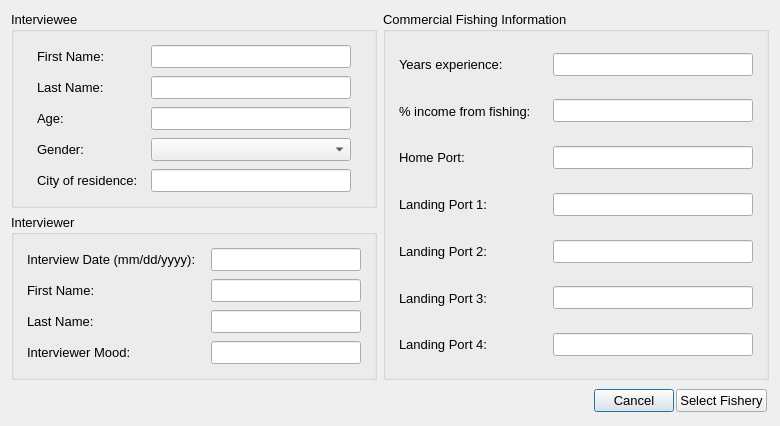
<ui version="4.0" >
 <author>Aaron Racicot</author>
 <class>InterviewStart</class>
 <widget class="QDialog" name="InterviewStart" >
  <property name="geometry" >
   <rect>
    <x>0</x>
    <y>0</y>
    <width>778</width>
    <height>426</height>
   </rect>
  </property>
  <property name="windowTitle" >
   <string>OpenOceanMap - Interview</string>
  </property>
  <layout class="QVBoxLayout" name="verticalLayout_3" >
   <item>
    <layout class="QHBoxLayout" name="horizontalLayout" >
     <item>
      <layout class="QVBoxLayout" name="verticalLayout_6" >
       <item>
        <layout class="QVBoxLayout" name="verticalLayout_4" >
         <item>
          <widget class="QGroupBox" name="interviewee" >
           <property name="font" >
            <font>
             <pointsize>10</pointsize>
            </font>
           </property>
           <property name="title" >
            <string>Interviewee</string>
           </property>
           <layout class="QVBoxLayout" name="verticalLayout_2" >
            <property name="spacing" >
             <number>0</number>
            </property>
            <item>
             <widget class="QWidget" native="1" name="interviewee_first_name" >
              <layout class="QHBoxLayout" >
               <property name="spacing" >
                <number>4</number>
               </property>
               <property name="margin" >
                <number>4</number>
               </property>
               <item>
                <widget class="QLabel" name="interviewee_first_name_text" >
                 <property name="minimumSize" >
                  <size>
                   <width>100</width>
                   <height>0</height>
                  </size>
                 </property>
                 <property name="maximumSize" >
                  <size>
                   <width>100</width>
                   <height>16777215</height>
                  </size>
                 </property>
                 <property name="text" >
                  <string>First Name:</string>
                 </property>
                </widget>
               </item>
               <item>
                <widget class="QLineEdit" name="interviewee_first_name_line" >
                 <property name="enabled" >
                  <bool>true</bool>
                 </property>
                 <property name="minimumSize" >
                  <size>
                   <width>200</width>
                   <height>0</height>
                  </size>
                 </property>
                 <property name="maximumSize" >
                  <size>
                   <width>200</width>
                   <height>16777215</height>
                  </size>
                 </property>
                 <property name="text" >
                  <string/>
                 </property>
                </widget>
               </item>
              </layout>
             </widget>
            </item>
            <item>
             <widget class="QWidget" native="1" name="interviewee_last_name" >
              <layout class="QHBoxLayout" >
               <property name="spacing" >
                <number>4</number>
               </property>
               <property name="margin" >
                <number>4</number>
               </property>
               <item>
                <widget class="QLabel" name="interviewee_last_name_text" >
                 <property name="minimumSize" >
                  <size>
                   <width>100</width>
                   <height>0</height>
                  </size>
                 </property>
                 <property name="maximumSize" >
                  <size>
                   <width>100</width>
                   <height>16777215</height>
                  </size>
                 </property>
                 <property name="text" >
                  <string>Last Name:</string>
                 </property>
                </widget>
               </item>
               <item>
                <widget class="QLineEdit" name="interviewee_last_name_line" >
                 <property name="enabled" >
                  <bool>true</bool>
                 </property>
                 <property name="minimumSize" >
                  <size>
                   <width>200</width>
                   <height>0</height>
                  </size>
                 </property>
                 <property name="maximumSize" >
                  <size>
                   <width>200</width>
                   <height>16777215</height>
                  </size>
                 </property>
                 <property name="text" >
                  <string/>
                 </property>
                </widget>
               </item>
              </layout>
             </widget>
            </item>
            <item>
             <widget class="QWidget" native="1" name="age" >
              <layout class="QHBoxLayout" >
               <property name="spacing" >
                <number>4</number>
               </property>
               <property name="margin" >
                <number>4</number>
               </property>
               <item>
                <widget class="QLabel" name="age_text" >
                 <property name="minimumSize" >
                  <size>
                   <width>100</width>
                   <height>0</height>
                  </size>
                 </property>
                 <property name="maximumSize" >
                  <size>
                   <width>100</width>
                   <height>16777215</height>
                  </size>
                 </property>
                 <property name="text" >
                  <string>Age:</string>
                 </property>
                </widget>
               </item>
               <item>
                <widget class="QLineEdit" name="age_line" >
                 <property name="enabled" >
                  <bool>true</bool>
                 </property>
                 <property name="minimumSize" >
                  <size>
                   <width>200</width>
                   <height>0</height>
                  </size>
                 </property>
                 <property name="maximumSize" >
                  <size>
                   <width>200</width>
                   <height>16777215</height>
                  </size>
                 </property>
                 <property name="text" >
                  <string/>
                 </property>
                </widget>
               </item>
              </layout>
             </widget>
            </item>
            <item>
             <widget class="QWidget" native="1" name="gender" >
              <layout class="QHBoxLayout" >
               <property name="spacing" >
                <number>4</number>
               </property>
               <property name="margin" >
                <number>4</number>
               </property>
               <item>
                <widget class="QLabel" name="gender_text" >
                 <property name="minimumSize" >
                  <size>
                   <width>100</width>
                   <height>0</height>
                  </size>
                 </property>
                 <property name="maximumSize" >
                  <size>
                   <width>100</width>
                   <height>16777215</height>
                  </size>
                 </property>
                 <property name="text" >
                  <string>Gender:</string>
                 </property>
                </widget>
               </item>
               <item>
                <widget class="QComboBox" name="gender_comboBox" >
                 <property name="maximumSize" >
                  <size>
                   <width>200</width>
                   <height>16777215</height>
                  </size>
                 </property>
                 <item>
                  <property name="text" >
                   <string/>
                  </property>
                 </item>
                 <item>
                  <property name="text" >
                   <string>Male</string>
                  </property>
                 </item>
                 <item>
                  <property name="text" >
                   <string>Female</string>
                  </property>
                 </item>
                </widget>
               </item>
              </layout>
             </widget>
            </item>
            <item>
             <widget class="QWidget" native="1" name="age_2" >
              <layout class="QHBoxLayout" name="_2" >
               <property name="spacing" >
                <number>4</number>
               </property>
               <property name="margin" >
                <number>4</number>
               </property>
               <item>
                <widget class="QLabel" name="city_text" >
                 <property name="minimumSize" >
                  <size>
                   <width>100</width>
                   <height>0</height>
                  </size>
                 </property>
                 <property name="maximumSize" >
                  <size>
                   <width>100</width>
                   <height>16777215</height>
                  </size>
                 </property>
                 <property name="text" >
                  <string>City of residence:</string>
                 </property>
                </widget>
               </item>
               <item>
                <widget class="QLineEdit" name="city_line" >
                 <property name="enabled" >
                  <bool>true</bool>
                 </property>
                 <property name="minimumSize" >
                  <size>
                   <width>200</width>
                   <height>0</height>
                  </size>
                 </property>
                 <property name="maximumSize" >
                  <size>
                   <width>200</width>
                   <height>16777215</height>
                  </size>
                 </property>
                 <property name="text" >
                  <string/>
                 </property>
                </widget>
               </item>
              </layout>
             </widget>
            </item>
           </layout>
          </widget>
         </item>
         <item>
          <widget class="QGroupBox" name="interviewee_2" >
           <property name="font" >
            <font>
             <pointsize>10</pointsize>
            </font>
           </property>
           <property name="title" >
            <string>Interviewer</string>
           </property>
           <layout class="QVBoxLayout" name="verticalLayout_5" >
            <property name="spacing" >
             <number>0</number>
            </property>
            <item>
             <widget class="QWidget" native="1" name="interviewee_first_name_2" >
              <layout class="QHBoxLayout" name="_3" >
               <property name="spacing" >
                <number>4</number>
               </property>
               <property name="margin" >
                <number>4</number>
               </property>
               <item>
                <widget class="QLabel" name="date_text" >
                 <property name="minimumSize" >
                  <size>
                   <width>180</width>
                   <height>0</height>
                  </size>
                 </property>
                 <property name="maximumSize" >
                  <size>
                   <width>180</width>
                   <height>16777215</height>
                  </size>
                 </property>
                 <property name="text" >
                  <string>Interview Date (mm/dd/yyyy):</string>
                 </property>
                </widget>
               </item>
               <item>
                <widget class="QLineEdit" name="date_line" >
                 <property name="enabled" >
                  <bool>true</bool>
                 </property>
                 <property name="minimumSize" >
                  <size>
                   <width>150</width>
                   <height>0</height>
                  </size>
                 </property>
                 <property name="maximumSize" >
                  <size>
                   <width>150</width>
                   <height>16777215</height>
                  </size>
                 </property>
                 <property name="text" >
                  <string/>
                 </property>
                </widget>
               </item>
              </layout>
             </widget>
            </item>
            <item>
             <widget class="QWidget" native="1" name="interviewee_first_name_3" >
              <layout class="QHBoxLayout" name="_8" >
               <property name="spacing" >
                <number>4</number>
               </property>
               <property name="margin" >
                <number>4</number>
               </property>
               <item>
                <widget class="QLabel" name="interviewer1_first_name_text" >
                 <property name="minimumSize" >
                  <size>
                   <width>180</width>
                   <height>0</height>
                  </size>
                 </property>
                 <property name="maximumSize" >
                  <size>
                   <width>180</width>
                   <height>16777215</height>
                  </size>
                 </property>
                 <property name="text" >
                  <string>First Name:</string>
                 </property>
                </widget>
               </item>
               <item>
                <widget class="QLineEdit" name="interviewer1_first_name_line" >
                 <property name="enabled" >
                  <bool>true</bool>
                 </property>
                 <property name="minimumSize" >
                  <size>
                   <width>150</width>
                   <height>0</height>
                  </size>
                 </property>
                 <property name="maximumSize" >
                  <size>
                   <width>150</width>
                   <height>16777215</height>
                  </size>
                 </property>
                 <property name="text" >
                  <string/>
                 </property>
                </widget>
               </item>
              </layout>
             </widget>
            </item>
            <item>
             <widget class="QWidget" native="1" name="interviewee_first_name_4" >
              <layout class="QHBoxLayout" name="_9" >
               <property name="spacing" >
                <number>4</number>
               </property>
               <property name="margin" >
                <number>4</number>
               </property>
               <item>
                <widget class="QLabel" name="interviewer1_last_name_text" >
                 <property name="minimumSize" >
                  <size>
                   <width>180</width>
                   <height>0</height>
                  </size>
                 </property>
                 <property name="maximumSize" >
                  <size>
                   <width>180</width>
                   <height>16777215</height>
                  </size>
                 </property>
                 <property name="text" >
                  <string>Last Name:</string>
                 </property>
                </widget>
               </item>
               <item>
                <widget class="QLineEdit" name="interviewer1_last_name_line" >
                 <property name="enabled" >
                  <bool>true</bool>
                 </property>
                 <property name="minimumSize" >
                  <size>
                   <width>150</width>
                   <height>0</height>
                  </size>
                 </property>
                 <property name="maximumSize" >
                  <size>
                   <width>150</width>
                   <height>16777215</height>
                  </size>
                 </property>
                 <property name="text" >
                  <string/>
                 </property>
                </widget>
               </item>
              </layout>
             </widget>
            </item>
            <item>
             <widget class="QWidget" native="1" name="interviewee_first_name_5" >
              <layout class="QHBoxLayout" name="_10" >
               <property name="spacing" >
                <number>4</number>
               </property>
               <property name="margin" >
                <number>4</number>
               </property>
               <item>
                <widget class="QLabel" name="mood_text" >
                 <property name="minimumSize" >
                  <size>
                   <width>180</width>
                   <height>0</height>
                  </size>
                 </property>
                 <property name="maximumSize" >
                  <size>
                   <width>180</width>
                   <height>16777215</height>
                  </size>
                 </property>
                 <property name="text" >
                  <string>Interviewer Mood:</string>
                 </property>
                </widget>
               </item>
               <item>
                <widget class="QLineEdit" name="mood_line" >
                 <property name="enabled" >
                  <bool>true</bool>
                 </property>
                 <property name="minimumSize" >
                  <size>
                   <width>150</width>
                   <height>0</height>
                  </size>
                 </property>
                 <property name="maximumSize" >
                  <size>
                   <width>150</width>
                   <height>16777215</height>
                  </size>
                 </property>
                 <property name="text" >
                  <string/>
                 </property>
                </widget>
               </item>
              </layout>
             </widget>
            </item>
           </layout>
          </widget>
         </item>
        </layout>
       </item>
      </layout>
     </item>
     <item>
      <widget class="QGroupBox" name="vessel_info" >
       <property name="font" >
        <font>
         <pointsize>10</pointsize>
        </font>
       </property>
       <property name="title" >
        <string>Commercial Fishing Information</string>
       </property>
       <layout class="QVBoxLayout" name="verticalLayout" >
        <property name="spacing" >
         <number>0</number>
        </property>
        <item>
         <widget class="QWidget" native="1" name="home_port_5" >
          <property name="font" >
           <font>
            <pointsize>10</pointsize>
           </font>
          </property>
          <layout class="QHBoxLayout" name="_11" >
           <property name="spacing" >
            <number>4</number>
           </property>
           <property name="margin" >
            <number>4</number>
           </property>
           <item>
            <widget class="QLabel" name="years_text" >
             <property name="minimumSize" >
              <size>
               <width>150</width>
               <height>0</height>
              </size>
             </property>
             <property name="maximumSize" >
              <size>
               <width>150</width>
               <height>16777215</height>
              </size>
             </property>
             <property name="font" >
              <font>
               <pointsize>10</pointsize>
              </font>
             </property>
             <property name="text" >
              <string>Years experience:</string>
             </property>
            </widget>
           </item>
           <item>
            <widget class="QLineEdit" name="years_line" >
             <property name="enabled" >
              <bool>true</bool>
             </property>
             <property name="minimumSize" >
              <size>
               <width>100</width>
               <height>0</height>
              </size>
             </property>
             <property name="maximumSize" >
              <size>
               <width>200</width>
               <height>16777215</height>
              </size>
             </property>
             <property name="font" >
              <font>
               <pointsize>10</pointsize>
              </font>
             </property>
             <property name="text" >
              <string/>
             </property>
            </widget>
           </item>
          </layout>
         </widget>
        </item>
        <item>
         <widget class="QWidget" native="1" name="home_port_2" >
          <property name="font" >
           <font>
            <pointsize>10</pointsize>
           </font>
          </property>
          <layout class="QHBoxLayout" name="_4" >
           <property name="spacing" >
            <number>4</number>
           </property>
           <property name="margin" >
            <number>4</number>
           </property>
           <item>
            <widget class="QLabel" name="perc_income_text" >
             <property name="minimumSize" >
              <size>
               <width>150</width>
               <height>0</height>
              </size>
             </property>
             <property name="maximumSize" >
              <size>
               <width>150</width>
               <height>16777215</height>
              </size>
             </property>
             <property name="font" >
              <font>
               <pointsize>10</pointsize>
              </font>
             </property>
             <property name="text" >
              <string>% income from fishing:</string>
             </property>
            </widget>
           </item>
           <item>
            <widget class="QLineEdit" name="perc_income_line" >
             <property name="enabled" >
              <bool>true</bool>
             </property>
             <property name="minimumSize" >
              <size>
               <width>100</width>
               <height>0</height>
              </size>
             </property>
             <property name="maximumSize" >
              <size>
               <width>200</width>
               <height>16777215</height>
              </size>
             </property>
             <property name="font" >
              <font>
               <pointsize>10</pointsize>
              </font>
             </property>
             <property name="text" >
              <string/>
             </property>
            </widget>
           </item>
          </layout>
         </widget>
        </item>
        <item>
         <widget class="QWidget" native="1" name="home_port" >
          <property name="font" >
           <font>
            <pointsize>10</pointsize>
           </font>
          </property>
          <layout class="QHBoxLayout" >
           <property name="spacing" >
            <number>4</number>
           </property>
           <property name="margin" >
            <number>4</number>
           </property>
           <item>
            <widget class="QLabel" name="home_port_text" >
             <property name="minimumSize" >
              <size>
               <width>150</width>
               <height>0</height>
              </size>
             </property>
             <property name="maximumSize" >
              <size>
               <width>150</width>
               <height>16777215</height>
              </size>
             </property>
             <property name="font" >
              <font>
               <pointsize>10</pointsize>
              </font>
             </property>
             <property name="text" >
              <string>Home Port:</string>
             </property>
            </widget>
           </item>
           <item>
            <widget class="QLineEdit" name="home_port_line" >
             <property name="enabled" >
              <bool>true</bool>
             </property>
             <property name="minimumSize" >
              <size>
               <width>200</width>
               <height>0</height>
              </size>
             </property>
             <property name="maximumSize" >
              <size>
               <width>200</width>
               <height>16777215</height>
              </size>
             </property>
             <property name="font" >
              <font>
               <pointsize>10</pointsize>
              </font>
             </property>
             <property name="text" >
              <string/>
             </property>
            </widget>
           </item>
          </layout>
         </widget>
        </item>
        <item>
         <widget class="QWidget" native="1" name="home_port_4" >
          <property name="font" >
           <font>
            <pointsize>10</pointsize>
           </font>
          </property>
          <layout class="QHBoxLayout" name="_7" >
           <property name="spacing" >
            <number>4</number>
           </property>
           <property name="margin" >
            <number>4</number>
           </property>
           <item>
            <widget class="QLabel" name="landing_port_text" >
             <property name="minimumSize" >
              <size>
               <width>150</width>
               <height>0</height>
              </size>
             </property>
             <property name="maximumSize" >
              <size>
               <width>150</width>
               <height>16777215</height>
              </size>
             </property>
             <property name="font" >
              <font>
               <pointsize>10</pointsize>
              </font>
             </property>
             <property name="text" >
              <string>Landing Port 1:</string>
             </property>
            </widget>
           </item>
           <item>
            <widget class="QLineEdit" name="landing_port_line" >
             <property name="enabled" >
              <bool>true</bool>
             </property>
             <property name="minimumSize" >
              <size>
               <width>200</width>
               <height>0</height>
              </size>
             </property>
             <property name="maximumSize" >
              <size>
               <width>200</width>
               <height>16777215</height>
              </size>
             </property>
             <property name="font" >
              <font>
               <pointsize>10</pointsize>
              </font>
             </property>
             <property name="text" >
              <string/>
             </property>
            </widget>
           </item>
          </layout>
         </widget>
        </item>
        <item>
         <widget class="QWidget" native="1" name="home_port_7" >
          <property name="font" >
           <font>
            <pointsize>10</pointsize>
           </font>
          </property>
          <layout class="QHBoxLayout" name="_16" >
           <property name="spacing" >
            <number>4</number>
           </property>
           <property name="margin" >
            <number>4</number>
           </property>
           <item>
            <widget class="QLabel" name="landing_port_text_2" >
             <property name="minimumSize" >
              <size>
               <width>150</width>
               <height>0</height>
              </size>
             </property>
             <property name="maximumSize" >
              <size>
               <width>150</width>
               <height>16777215</height>
              </size>
             </property>
             <property name="font" >
              <font>
               <pointsize>10</pointsize>
              </font>
             </property>
             <property name="text" >
              <string>Landing Port 2:</string>
             </property>
            </widget>
           </item>
           <item>
            <widget class="QLineEdit" name="landing_port_line_2" >
             <property name="enabled" >
              <bool>true</bool>
             </property>
             <property name="minimumSize" >
              <size>
               <width>200</width>
               <height>0</height>
              </size>
             </property>
             <property name="maximumSize" >
              <size>
               <width>200</width>
               <height>16777215</height>
              </size>
             </property>
             <property name="font" >
              <font>
               <pointsize>10</pointsize>
              </font>
             </property>
             <property name="text" >
              <string/>
             </property>
            </widget>
           </item>
          </layout>
          <zorder>landing_port_line_2</zorder>
          <zorder>landing_port_text_2</zorder>
         </widget>
        </item>
        <item>
         <widget class="QWidget" native="1" name="home_port_8" >
          <property name="font" >
           <font>
            <pointsize>10</pointsize>
           </font>
          </property>
          <layout class="QHBoxLayout" name="_17" >
           <property name="spacing" >
            <number>4</number>
           </property>
           <property name="margin" >
            <number>4</number>
           </property>
           <item>
            <widget class="QLabel" name="landing_port_text_3" >
             <property name="minimumSize" >
              <size>
               <width>150</width>
               <height>0</height>
              </size>
             </property>
             <property name="maximumSize" >
              <size>
               <width>150</width>
               <height>16777215</height>
              </size>
             </property>
             <property name="font" >
              <font>
               <pointsize>10</pointsize>
              </font>
             </property>
             <property name="text" >
              <string>Landing Port 3:</string>
             </property>
            </widget>
           </item>
           <item>
            <widget class="QLineEdit" name="landing_port_line_3" >
             <property name="enabled" >
              <bool>true</bool>
             </property>
             <property name="minimumSize" >
              <size>
               <width>200</width>
               <height>0</height>
              </size>
             </property>
             <property name="maximumSize" >
              <size>
               <width>200</width>
               <height>16777215</height>
              </size>
             </property>
             <property name="font" >
              <font>
               <pointsize>10</pointsize>
              </font>
             </property>
             <property name="text" >
              <string/>
             </property>
            </widget>
           </item>
          </layout>
         </widget>
        </item>
        <item>
         <widget class="QWidget" native="1" name="home_port_9" >
          <property name="font" >
           <font>
            <pointsize>10</pointsize>
           </font>
          </property>
          <layout class="QHBoxLayout" name="_18" >
           <property name="spacing" >
            <number>4</number>
           </property>
           <property name="margin" >
            <number>4</number>
           </property>
           <item>
            <widget class="QLabel" name="landing_port_text_4" >
             <property name="minimumSize" >
              <size>
               <width>150</width>
               <height>0</height>
              </size>
             </property>
             <property name="maximumSize" >
              <size>
               <width>150</width>
               <height>16777215</height>
              </size>
             </property>
             <property name="font" >
              <font>
               <pointsize>10</pointsize>
              </font>
             </property>
             <property name="text" >
              <string>Landing Port 4:</string>
             </property>
            </widget>
           </item>
           <item>
            <widget class="QLineEdit" name="landing_port_line_4" >
             <property name="enabled" >
              <bool>true</bool>
             </property>
             <property name="minimumSize" >
              <size>
               <width>200</width>
               <height>0</height>
              </size>
             </property>
             <property name="maximumSize" >
              <size>
               <width>200</width>
               <height>16777215</height>
              </size>
             </property>
             <property name="font" >
              <font>
               <pointsize>10</pointsize>
              </font>
             </property>
             <property name="text" >
              <string/>
             </property>
            </widget>
           </item>
          </layout>
         </widget>
        </item>
       </layout>
      </widget>
     </item>
    </layout>
   </item>
   <item>
    <widget class="QWidget" native="1" name="button_box" >
     <layout class="QHBoxLayout" name="_19" >
      <property name="spacing" >
       <number>2</number>
      </property>
      <property name="margin" >
       <number>2</number>
      </property>
      <item>
       <spacer>
        <property name="orientation" >
         <enum>Qt::Horizontal</enum>
        </property>
        <property name="sizeHint" stdset="0" >
         <size>
          <width>40</width>
          <height>20</height>
         </size>
        </property>
       </spacer>
      </item>
      <item>
       <widget class="QPushButton" name="pbnCancel" >
        <property name="font" >
         <font>
          <pointsize>10</pointsize>
         </font>
        </property>
        <property name="text" >
         <string>Cancel</string>
        </property>
       </widget>
      </item>
      <item>
       <widget class="QPushButton" name="pbnSelectFishery" >
        <property name="font" >
         <font>
          <pointsize>10</pointsize>
         </font>
        </property>
        <property name="text" >
         <string>Select Fishery</string>
        </property>
       </widget>
      </item>
     </layout>
    </widget>
   </item>
  </layout>
 </widget>
 <tabstops>
  <tabstop>interviewee_first_name_line</tabstop>
  <tabstop>interviewee_last_name_line</tabstop>
  <tabstop>age_line</tabstop>
  <tabstop>gender_comboBox</tabstop>
  <tabstop>city_line</tabstop>
  <tabstop>date_line</tabstop>
  <tabstop>interviewer1_first_name_line</tabstop>
  <tabstop>interviewer1_last_name_line</tabstop>
  <tabstop>mood_line</tabstop>
  <tabstop>years_line</tabstop>
  <tabstop>perc_income_line</tabstop>
  <tabstop>home_port_line</tabstop>
  <tabstop>landing_port_line</tabstop>
  <tabstop>landing_port_line_2</tabstop>
  <tabstop>landing_port_line_3</tabstop>
  <tabstop>landing_port_line_4</tabstop>
  <tabstop>pbnSelectFishery</tabstop>
  <tabstop>pbnCancel</tabstop>
 </tabstops>
 <resources/>
 <connections/>
</ui>
